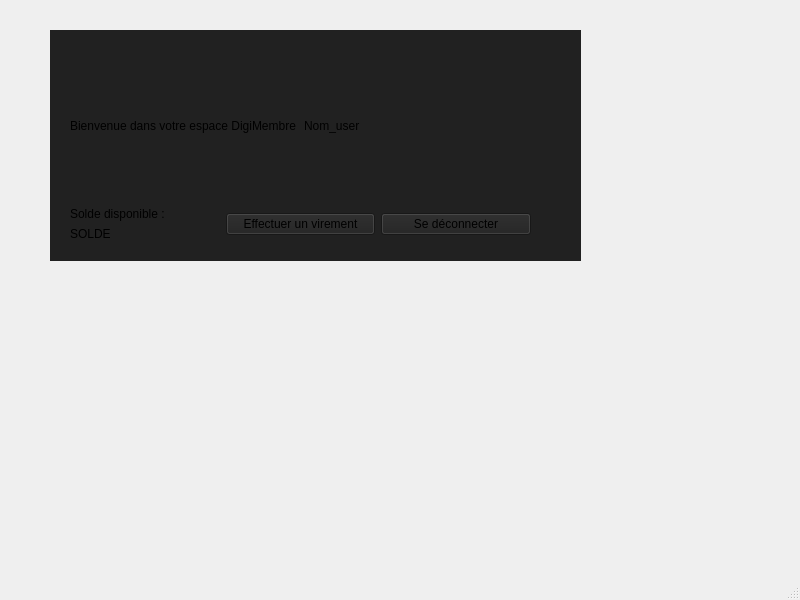
<?xml version="1.0" encoding="UTF-8"?>
<ui version="4.0">
 <class>MainWindow</class>
 <widget class="QMainWindow" name="MainWindow">
  <property name="geometry">
   <rect>
    <x>0</x>
    <y>0</y>
    <width>800</width>
    <height>600</height>
   </rect>
  </property>
  <property name="windowTitle">
   <string>MainWindow</string>
  </property>
  <property name="styleSheet">
   <string notr="true"/>
  </property>
  <widget class="QWidget" name="centralwidget">
   <property name="styleSheet">
    <string notr="true">font: 500 13pt &quot;Futura&quot;;</string>
   </property>
   <widget class="QStackedWidget" name="stackedWidget">
    <property name="geometry">
     <rect>
      <x>50</x>
      <y>30</y>
      <width>531</width>
      <height>231</height>
     </rect>
    </property>
    <property name="styleSheet">
     <string notr="true">font:  13pt &quot;Futura&quot;;</string>
    </property>
    <property name="currentIndex">
     <number>3</number>
    </property>
    <widget class="QWidget" name="Connexion">
     <property name="styleSheet">
      <string notr="true">background : rgb(33, 33, 33)</string>
     </property>
     <widget class="QGroupBox" name="groupBox">
      <property name="geometry">
       <rect>
        <x>0</x>
        <y>0</y>
        <width>521</width>
        <height>211</height>
       </rect>
      </property>
      <property name="styleSheet">
       <string notr="true">background : rgb(33, 33, 33)</string>
      </property>
      <property name="title">
       <string>Se connecter</string>
      </property>
      <widget class="QWidget" name="horizontalLayoutWidget">
       <property name="geometry">
        <rect>
         <x>19</x>
         <y>29</y>
         <width>481</width>
         <height>141</height>
        </rect>
       </property>
       <layout class="QHBoxLayout" name="All_CHamp">
        <item>
         <layout class="QVBoxLayout" name="Connexion_Champ">
          <item>
           <layout class="QHBoxLayout" name="NoClient_Champ">
            <item>
             <widget class="QLabel" name="NoClient_Txt">
              <property name="styleSheet">
               <string notr="true">background : rgb(33, 33, 33)</string>
              </property>
              <property name="text">
               <string>Numéro client</string>
              </property>
             </widget>
            </item>
            <item>
             <widget class="QLineEdit" name="NoClient_Inpt">
              <property name="styleSheet">
               <string notr="true">background : rgb(33, 33, 33)</string>
              </property>
             </widget>
            </item>
           </layout>
          </item>
          <item>
           <layout class="QHBoxLayout" name="Mdp_Champ">
            <item>
             <widget class="QLabel" name="Mdp_TXT">
              <property name="styleSheet">
               <string notr="true">background : rgb(33, 33, 33)</string>
              </property>
              <property name="text">
               <string>Mot de passe</string>
              </property>
             </widget>
            </item>
            <item>
             <widget class="QLineEdit" name="Mdp_Inpt">
              <property name="styleSheet">
               <string notr="true">background : rgb(33, 33, 33)</string>
              </property>
             </widget>
            </item>
           </layout>
          </item>
          <item>
           <widget class="QPushButton" name="Connexion_Btn">
            <property name="styleSheet">
             <string notr="true">background : rgb(33, 33, 33)
</string>
            </property>
            <property name="text">
             <string>Connexion</string>
            </property>
           </widget>
          </item>
         </layout>
        </item>
        <item>
         <widget class="QPushButton" name="Creer_Btn">
          <property name="styleSheet">
           <string notr="true">background : rgb(33, 33, 33)</string>
          </property>
          <property name="text">
           <string>Créer mon DigiCompte</string>
          </property>
         </widget>
        </item>
       </layout>
      </widget>
     </widget>
    </widget>
    <widget class="QWidget" name="CreationCpt">
     <property name="styleSheet">
      <string notr="true">background : rgb(33, 33, 33)</string>
     </property>
     <widget class="QGroupBox" name="groupBox_2">
      <property name="geometry">
       <rect>
        <x>20</x>
        <y>20</y>
        <width>821</width>
        <height>581</height>
       </rect>
      </property>
      <property name="styleSheet">
       <string notr="true">background : rgb(33, 33, 33)</string>
      </property>
      <property name="title">
       <string>Création de compte</string>
      </property>
      <widget class="QLabel" name="label_11">
       <property name="geometry">
        <rect>
         <x>20</x>
         <y>30</y>
         <width>251</width>
         <height>16</height>
        </rect>
       </property>
       <property name="text">
        <string>Informations personnelles</string>
       </property>
      </widget>
      <widget class="QLabel" name="label_12">
       <property name="geometry">
        <rect>
         <x>30</x>
         <y>210</y>
         <width>251</width>
         <height>16</height>
        </rect>
       </property>
       <property name="text">
        <string>Adresse postale</string>
       </property>
      </widget>
      <widget class="QWidget" name="layoutWidget">
       <property name="geometry">
        <rect>
         <x>20</x>
         <y>160</y>
         <width>217</width>
         <height>23</height>
        </rect>
       </property>
       <layout class="QHBoxLayout" name="horizontalLayout_7">
        <item>
         <widget class="QLabel" name="label_10">
          <property name="text">
           <string>Date de naissance</string>
          </property>
         </widget>
        </item>
        <item>
         <widget class="QDateEdit" name="dateEdit"/>
        </item>
       </layout>
      </widget>
      <widget class="QWidget" name="layoutWidget">
       <property name="geometry">
        <rect>
         <x>20</x>
         <y>130</y>
         <width>291</width>
         <height>24</height>
        </rect>
       </property>
       <layout class="QHBoxLayout" name="horizontalLayout_8">
        <item>
         <widget class="QLabel" name="label_9">
          <property name="text">
           <string>Genre :</string>
          </property>
         </widget>
        </item>
        <item>
         <widget class="QCheckBox" name="checkBox">
          <property name="text">
           <string>Homme</string>
          </property>
         </widget>
        </item>
        <item>
         <widget class="QCheckBox" name="checkBox_2">
          <property name="text">
           <string>Femme</string>
          </property>
         </widget>
        </item>
        <item>
         <widget class="QCheckBox" name="checkBox_3">
          <property name="text">
           <string>Non précisé</string>
          </property>
         </widget>
        </item>
       </layout>
      </widget>
      <widget class="QWidget" name="layoutWidget">
       <property name="geometry">
        <rect>
         <x>20</x>
         <y>100</y>
         <width>181</width>
         <height>23</height>
        </rect>
       </property>
       <layout class="QHBoxLayout" name="horizontalLayout_9">
        <item>
         <widget class="QLabel" name="label_4">
          <property name="text">
           <string>Prénom</string>
          </property>
         </widget>
        </item>
        <item>
         <widget class="QLineEdit" name="lineEdit_2"/>
        </item>
       </layout>
      </widget>
      <widget class="QWidget" name="layoutWidget">
       <property name="geometry">
        <rect>
         <x>20</x>
         <y>70</y>
         <width>164</width>
         <height>23</height>
        </rect>
       </property>
       <layout class="QHBoxLayout" name="horizontalLayout_10">
        <item>
         <widget class="QLabel" name="label_3">
          <property name="styleSheet">
           <string notr="true">background : rgb(33, 33, 33)</string>
          </property>
          <property name="text">
           <string>Nom</string>
          </property>
         </widget>
        </item>
        <item>
         <widget class="QLineEdit" name="lineEdit"/>
        </item>
       </layout>
      </widget>
     </widget>
    </widget>
    <widget class="QWidget" name="Virement">
     <property name="styleSheet">
      <string notr="true">background : rgb(33, 33, 33)
</string>
     </property>
     <widget class="QGroupBox" name="groupBox_3">
      <property name="geometry">
       <rect>
        <x>10</x>
        <y>10</y>
        <width>491</width>
        <height>241</height>
       </rect>
      </property>
      <property name="styleSheet">
       <string notr="true">background : rgb(33, 33, 33)</string>
      </property>
      <property name="title">
       <string>Effectuer un virement</string>
      </property>
      <widget class="QWidget" name="verticalLayoutWidget">
       <property name="geometry">
        <rect>
         <x>10</x>
         <y>20</y>
         <width>241</width>
         <height>191</height>
        </rect>
       </property>
       <layout class="QVBoxLayout" name="verticalLayout_2">
        <item>
         <layout class="QVBoxLayout" name="verticalLayout_3">
          <item>
           <widget class="QLabel" name="CmtEmetteur_Ttx">
            <property name="styleSheet">
             <string notr="true">background : rgb(33, 33, 33)</string>
            </property>
            <property name="text">
             <string>Compte émetteur :</string>
            </property>
           </widget>
          </item>
          <item>
           <widget class="QComboBox" name="SelectionCpt_comboBox">
            <property name="styleSheet">
             <string notr="true">background : rgb(33, 33, 33)</string>
            </property>
            <item>
             <property name="text">
              <string>Compte courant</string>
             </property>
            </item>
            <item>
             <property name="text">
              <string>Livret A</string>
             </property>
            </item>
            <item>
             <property name="text">
              <string>Livret jeune</string>
             </property>
            </item>
           </widget>
          </item>
         </layout>
        </item>
        <item>
         <layout class="QHBoxLayout" name="RIB_Champ">
          <item>
           <widget class="QLabel" name="RIB_Txt">
            <property name="styleSheet">
             <string notr="true">background : rgb(33, 33, 33)</string>
            </property>
            <property name="text">
             <string>RIB du destinataire</string>
            </property>
           </widget>
          </item>
          <item>
           <widget class="QLineEdit" name="RIB_Inpt">
            <property name="styleSheet">
             <string notr="true">background : rgb(33, 33, 33)</string>
            </property>
           </widget>
          </item>
         </layout>
        </item>
        <item>
         <widget class="QPushButton" name="pushButton">
          <property name="styleSheet">
           <string notr="true">background : rgb(33, 33, 33)</string>
          </property>
          <property name="text">
           <string>Effectuer le virement</string>
          </property>
         </widget>
        </item>
       </layout>
      </widget>
      <widget class="QWidget" name="verticalLayoutWidget_3">
       <property name="geometry">
        <rect>
         <x>279</x>
         <y>29</y>
         <width>191</width>
         <height>181</height>
        </rect>
       </property>
       <layout class="QVBoxLayout" name="verticalLayout_4">
        <item>
         <widget class="QLabel" name="SoldeDispo_Txt">
          <property name="text">
           <string>Solde disponibe :</string>
          </property>
         </widget>
        </item>
        <item>
         <widget class="QLabel" name="Solde_BDDlabel">
          <property name="text">
           <string>SOLDE</string>
          </property>
         </widget>
        </item>
       </layout>
      </widget>
     </widget>
    </widget>
    <widget class="QWidget" name="Acceuil">
     <property name="styleSheet">
      <string notr="true">background : rgb(33, 33, 33)</string>
     </property>
     <widget class="QWidget" name="verticalLayoutWidget_4">
      <property name="geometry">
       <rect>
        <x>20</x>
        <y>20</y>
        <width>461</width>
        <height>191</height>
       </rect>
      </property>
      <layout class="QVBoxLayout" name="verticalLayout_5">
       <item>
        <layout class="QVBoxLayout" name="verticalLayout_7">
         <item>
          <layout class="QHBoxLayout" name="BienvenueAll_Champ">
           <item>
            <widget class="QLabel" name="Bienvenue_Txt">
             <property name="styleSheet">
              <string notr="true">background : rgb(33, 33, 33)</string>
             </property>
             <property name="text">
              <string>Bienvenue dans votre espace DigiMembre</string>
             </property>
            </widget>
           </item>
           <item>
            <widget class="QLabel" name="NomUser_Txtlabel">
             <property name="styleSheet">
              <string notr="true">background : rgb(33, 33, 33)</string>
             </property>
             <property name="text">
              <string>Nom_user</string>
             </property>
            </widget>
           </item>
          </layout>
         </item>
         <item>
          <layout class="QHBoxLayout" name="horizontalLayout">
           <item>
            <layout class="QVBoxLayout" name="InfosCmpt">
             <item>
              <widget class="QLabel" name="Solde_Txt">
               <property name="styleSheet">
                <string notr="true">background : rgb(33, 33, 33)</string>
               </property>
               <property name="text">
                <string>Solde disponible :</string>
               </property>
              </widget>
             </item>
             <item>
              <widget class="QLabel" name="Solde_Label">
               <property name="styleSheet">
                <string notr="true">background : rgb(33, 33, 33)</string>
               </property>
               <property name="text">
                <string>SOLDE</string>
               </property>
              </widget>
             </item>
            </layout>
           </item>
           <item>
            <widget class="QPushButton" name="Virement_Btn">
             <property name="styleSheet">
              <string notr="true">background : rgb(33, 33, 33)</string>
             </property>
             <property name="text">
              <string>Effectuer un virement</string>
             </property>
            </widget>
           </item>
           <item>
            <widget class="QPushButton" name="Deconnecter_Btn">
             <property name="styleSheet">
              <string notr="true">background : rgb(33, 33, 33)</string>
             </property>
             <property name="text">
              <string>Se déconnecter</string>
             </property>
            </widget>
           </item>
          </layout>
         </item>
        </layout>
       </item>
      </layout>
     </widget>
    </widget>
   </widget>
  </widget>
  <widget class="QMenuBar" name="menubar">
   <property name="geometry">
    <rect>
     <x>0</x>
     <y>0</y>
     <width>800</width>
     <height>24</height>
    </rect>
   </property>
  </widget>
  <widget class="QStatusBar" name="statusbar"/>
 </widget>
 <resources/>
 <connections/>
</ui>
